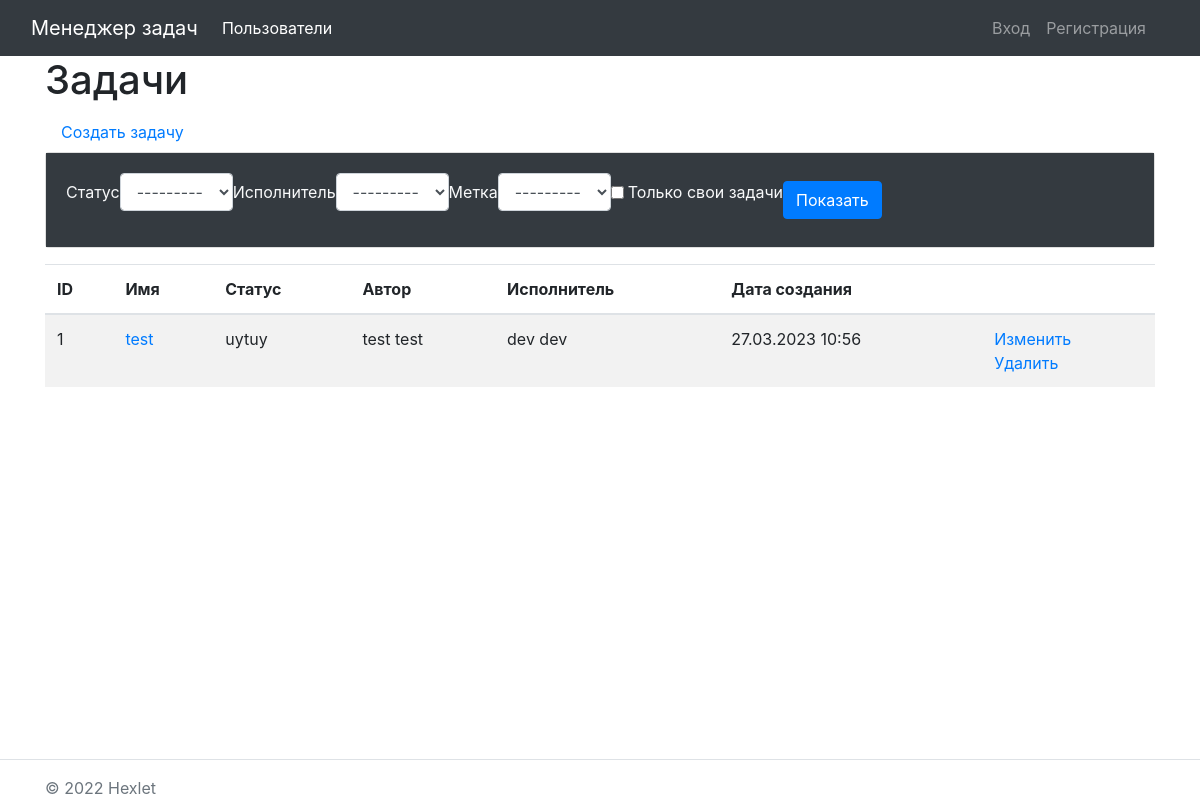
/tasks/, run on an earlier commit of the app's database.
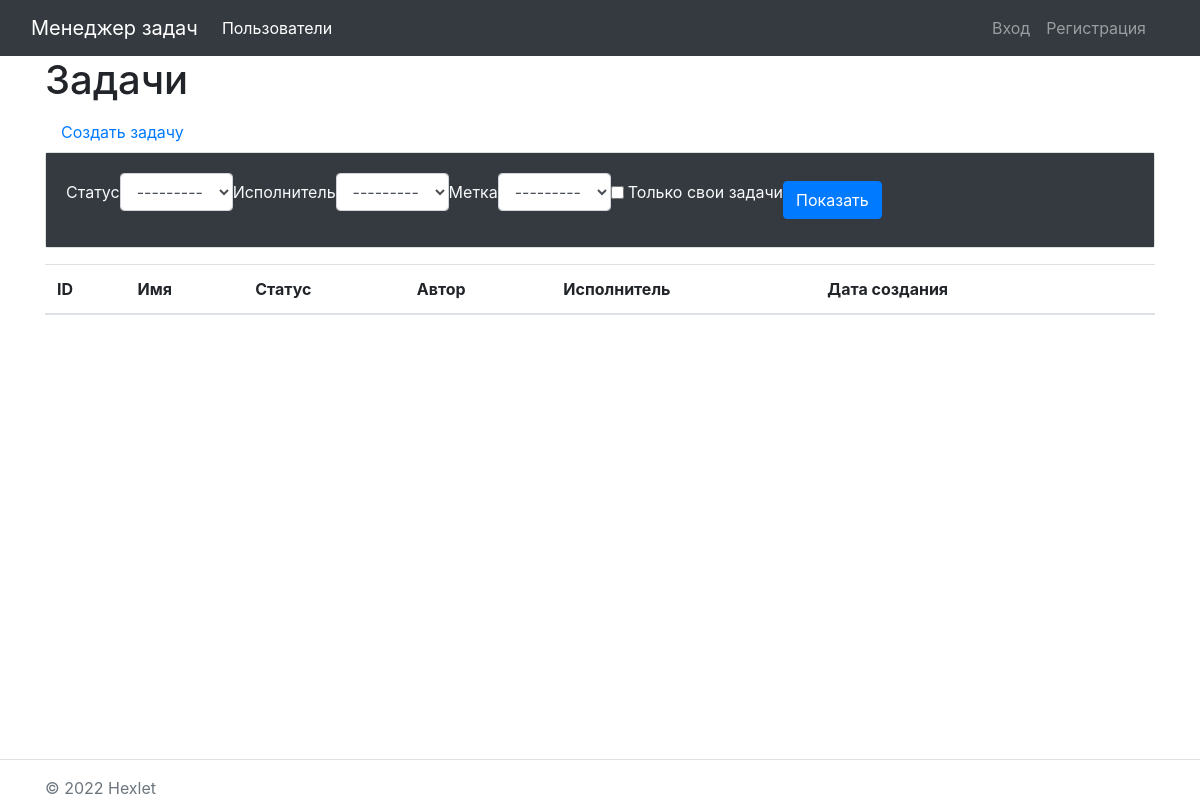
And on a later commit of the database.
### task_manager/tasks/models.py (models this page shows, shortened)
class Task(models.Model):
    name = models.CharField(max_length=200, unique=True, verbose_name='Имя')
    description = models.TextField(blank=True, null=True, verbose_name="Описание")
    status = models.ForeignKey(Status, on_delete=models.RESTRICT, verbose_name="Статус")
    author = models.ForeignKey(settings.AUTH_USER_MODEL, on_delete=models.CASCADE, related_name='author')
    executor = models.ForeignKey(
        settings.AUTH_USER_MODEL,
        on_delete=models.CASCADE,
        related_name='executors',
        blank=True,
        null=True,
        verbose_name="Исполнитель"
        )
    labels = models.ManyToManyField(Label, related_name='labels', verbose_name="Метки", blank=True)
    creatad_at = models.DateTimeField(auto_now=True)
    class Meta:
        verbose_name = _('Задача')
        verbose_name_plural = _('Задачи')

### task_manager/statuses/models.py (models this page shows)
class Status(models.Model):
    name = models.CharField(max_length=130, unique=True, verbose_name="Имя")
    creatad_at = models.DateTimeField(auto_now=True)
    class Meta:
        verbose_name = _('Статус')
        verbose_name_plural = _('Статусы')
    def __str__(self):
        return self.name

### task_manager/users/models.py (models this page shows)
class ExampleUser(AbstractUser):
    created_at = models.DateTimeField(auto_now_add=True)
    def __str__(self):
        return self.get_full_name()

### task_manager/tasks/views.py (the view)
# urls.py: path('', TaskListView.as_view(), name='task_list')
class TaskListView(FilterView):
    filterset_class = TaskFilterForm
    tempalte_name = 'tasks/task_filter.html'

### task_manager/labels/models.py (called while the page is built)
    def __str__(self):
        return self.name

### task_manager/tasks/templates/tasks/task_filter.html
{% extends 'base.html' %}
{% load bootstrap4 i18n %}
{% block content %}
    <h1>{% translate 'Задачи' %}</h1>
    <a class="nav-link" href="{% url 'task_create' %}">
        {% translate 'Создать задачу' %}
    </a>
    <div class="card mb-3">
        <div class="card-body bg-dark text-light">
        <form method="get" class="form-inline center">
            {% bootstrap_field filter.form.status field_class='col-sm-6 col-md-auto ' %}
            {% bootstrap_field filter.form.executor field_class='col-sm-6 col-md-auto' %}
            {% bootstrap_field filter.form.labels field_class='col-sm-6 col-md-auto' %}
            {% bootstrap_field filter.form.self_tasks field_class='col-sm-6 col-md-auto' %}
            {% buttons %}
            <input type="submit" class="btn btn-primary col-sm-6 col-md-auto" value="{% translate 'Показать' %}" />
            {% endbuttons %}
        </form>
        </div>
    </div>
    <table class="table table-striped">
        <thead>
            <tr>
                <th>ID</th>
                <th>{% translate 'Имя' %}</th>
                <th>{% translate 'Статус' %}</th>
                <th>{% translate 'Автор' %}</th>
                <th>{% translate 'Исполнитель' %}</th>
                <th>{% translate 'Дата создания' %}</th>
                <th></th>
            </tr>
        </thead>
        <tbody>
            {% for task in filter.qs %}
            <tr>
                <td>{{ task.id }}</td>
                <td>
                    <a href="{% url 'task_detail' task.id %}">{{ task.name }}</a>
                </td>
                <td>{{ task.status}}</td>
                <td>{{ task.author.get_full_name }}</td>
                <td>{% if task.executor %}
                    {{ task.executor.get_full_name }}
                    {% endif %}
                </td>
                <td>{{ task.creatad_at|date:"d.m.Y H:i" }}</td>
                <td>
                    <a href="{% url 'task_update' task.id %}">{% translate 'Изменить' %}</a>
                    <br>
                    <a href="{% url 'task_delete' task.id %}">{% translate 'Удалить' %}</a>
                </td>
            </tr>
            {% endfor %}
        </tbody>
    </table>
{% endblock content %}

What changed in the data, as far as the page shows it:
removed Task: id "1", name "test", status "uytuy", author.get_full_name "test test", executor.get_full_name "dev dev", creatad_at "27.03.2023 10:56"
